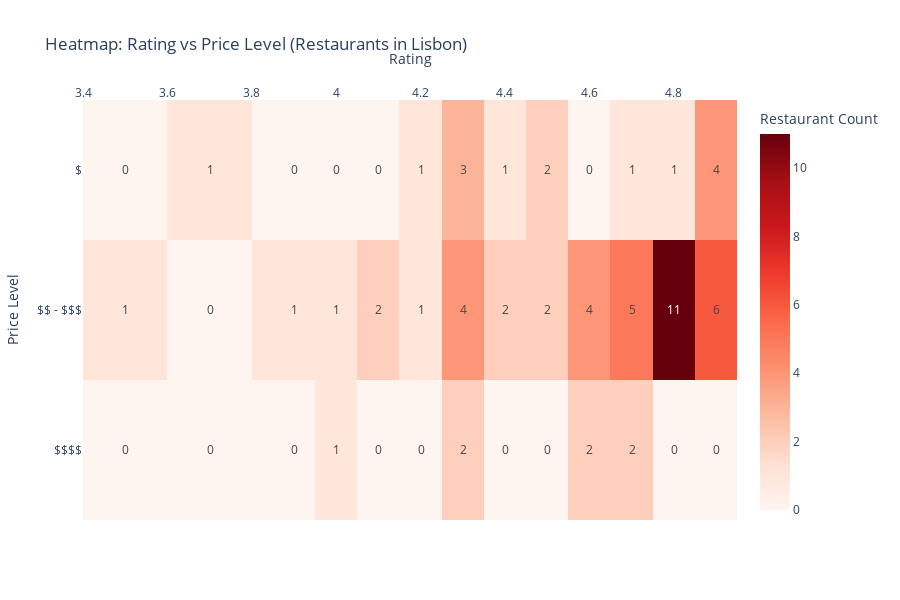

Here is the notebook cell this chart was saved with:
### Markdown cell above
### Heatmap

### Code cell
df_r = lisbon_rest()

# Clean values
df_r["price_level"] = df_r["price_level"].fillna("-")
df_r = df_r[df_r["price_level"] != "-"]
df_r["rating"] = df_r["rating"].round(1)

pivot_counts = df_r.pivot_table(
    index="price_level",
    columns="rating",
    values="name",
    aggfunc="count",
    fill_value=0
)

# Adding Reviews to the heatmap
pivot_reviews = df_r.pivot_table(
    index="price_level",
    columns="rating",
    values="num_reviews",
    aggfunc="sum",   
    fill_value=0
)

customdata = np.expand_dims(pivot_reviews.values, axis=-1).tolist()

# Build heatmap
fig = px.imshow(
    pivot_counts,
    labels=dict(x="Rating", y="Price Level", color="Restaurant Count"),
    color_continuous_scale="Reds",
    title="Heatmap: Rating vs Price Level (Restaurants in Lisbon)",
    text_auto=True
)

# Hover Template
fig.update_traces(
    customdata=customdata,
    hovertemplate=(
        "<b>Price Level:</b> %{y}<br>"
        "<b>Rating:</b> %{x}<br>"
        "<b>Count:</b> %{z}<br>"
        "<b>Avg. Reviews:</b> %{customdata[0]:.1f}<extra></extra>"
    )
)

fig.update_layout(xaxis_side="top", height=600)
fig.show()

### Figure 1 — Plotly figure (JSON) as saved in the notebook; plotly's stock layout.template omitted (floating-point values rounded to 4 significant figures)
{"data": [{"coloraxis": "coloraxis", "customdata": [[[0], [681], [0], [0], [0], [1210], [3145], [805], [787], [0], [554], [7099], [3945]], [[19], [0], [2489], [90], [1027], [75], [2504], [239], [4478], [5537], [8145], [18846], [4037]], [[0], [0], [0], [1227], [0], [0], [7838], [0], [0], [3403], [536], [0], [0]]], "hovertemplate": "<b>Price Level:</b> %{y}<br><b>Rating:</b> %{x}<br><b>Count:</b> %{z}<br><b>Avg. Reviews:</b> %{customdata[0]:.1f}<extra></extra>", "name": "0", "texttemplate": "%{z}", "type": "heatmap", "x": [3.5, 3.7, 3.9, 4.0, 4.1, 4.2, 4.3, 4.4, 4.5, 4.6, 4.7, 4.8, 4.9], "xaxis": "x", "y": ["$", "$$ - $$$", "$$$$"], "yaxis": "y", "z": [[0, 1, 0, 0, 0, 1, 3, 1, 2, 0, 1, 1, 4], [1, 0, 1, 1, 2, 1, 4, 2, 2, 4, 5, 11, 6], [0, 0, 0, 1, 0, 0, 2, 0, 0, 2, 2, 0, 0]]}], "layout": {"coloraxis": {"colorbar": {"title": {"text": "Restaurant Count"}}, "colorscale": [[0, "rgb(255,245,240)"], [0.125, "rgb(254,224,210)"], [0.25, "rgb(252,187,161)"], [0.375, "rgb(252,146,114)"], [0.5, "rgb(251,106,74)"], [0.625, "rgb(239,59,44)"], [0.75, "rgb(203,24,29)"], [0.875, "rgb(165,15,21)"], [1, "rgb(103,0,13)"]]}, "height": 600, "title": {"text": "Heatmap: Rating vs Price Level (Restaurants in Lisbon)"}, "xaxis": {"anchor": "y", "constrain": "domain", "domain": [0, 1], "scaleanchor": "y", "side": "top", "title": {"text": "Rating"}}, "yaxis": {"anchor": "x", "autorange": "reversed", "constrain": "domain", "domain": [0, 1], "title": {"text": "Price Level"}}}}
